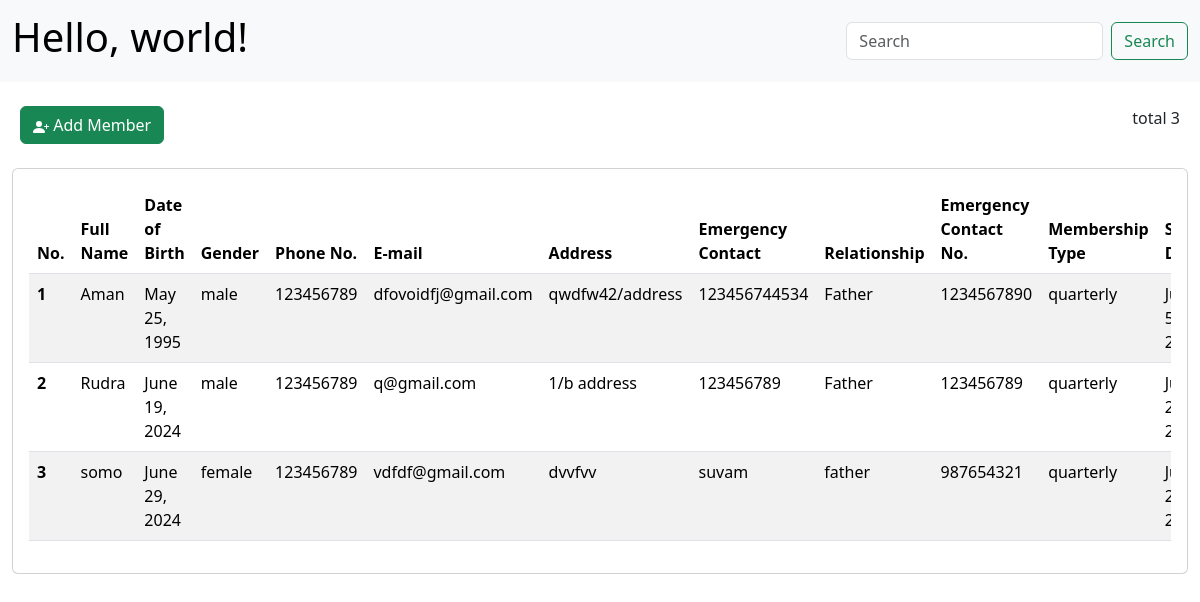
The app's page / (signed in), older data.
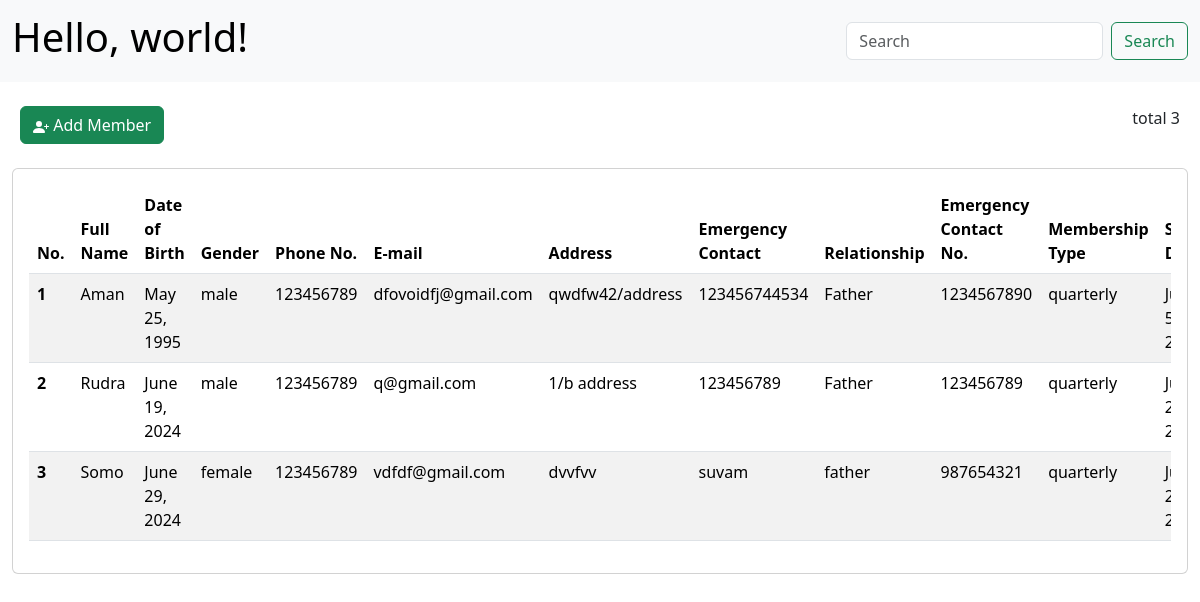
The same page, newer data.
### home/models.py (models this page shows, shortened)
class Admission(models.Model):
    user = models.ForeignKey(User, on_delete=models.CASCADE, default=get_default_user)
    profile_image=models.ImageField(null=True,blank=True,upload_to="images/")
    full_name = models.CharField(max_length=80)
    dob = models.DateField()
    gender = models.CharField(max_length=10)
    phone = models.CharField(max_length=15)
    email = models.EmailField()
    address = models.CharField(max_length=255)
    emergency_contact_name = models.CharField(max_length=80)
    relationship = models.CharField(max_length=20)
    emergency_contact_phone = models.CharField(max_length=15)
    medical_conditions = models.TextField(blank=True, null=True)
    allergies = models.TextField(blank=True, null=True)
    current_medications = models.TextField(blank=True, null=True)
    previous_injuries = models.TextField(blank=True, null=True)
    fitness_goals = models.TextField(blank=True, null=True)
    fitness_level = models.CharField(max_length=50)
    membership_type = models.CharField(max_length=50)
    start_date = models.DateField()
    payment_method = models.CharField(max_length=50)
    liability_waiver = models.BooleanField(default=False)
    terms_conditions = models.BooleanField(default=False)
    privacy_policy = models.BooleanField(default=False)
    marketing_consent = models.BooleanField(default=False)
    preferred_workout_times = models.CharField(blank=True, null=True,max_length=80)
    referred_by = models.CharField(max_length=50, blank=True, null=True)
    notes = models.TextField(blank=True, null=True)

### home/views.py (the view)
# urls.py: path("", views.index, name="home"),
def index(request):
    all_admissions = Admission.objects.filter(user=request.user)
    context = {
        "admissions": all_admissions
    }
    return render(request, "home.html", context)

### templates/home.html (shortened to what this page needs)
<!DOCTYPE html>
<html lang="en">
<head>
    <link
      href="https://cdn.jsdelivr.net/npm/bootstrap@5.3.3/dist/css/bootstrap.min.css"
      rel="stylesheet"
    />
</head>
<body>
    <div class="search_box pb-3">
        <nav class="navbar bg-body-tertiary">
            <div class="container-fluid">
                <a class="navbar-brand"><h1>Hello, world!</h1></a>
                <form method="GET" action="/search" class="d-flex" role="search">
                    <input
                      class="form-control me-2"
                      type="search"
                      placeholder="Search"
                      aria-label="Search"
                      name="search"
                      id="search"
                      required
                    />
                    <button class="btn btn-outline-success" type="submit">
                      Search
                    </button>
                </form>
            </div>
        </nav>
    </div>
    <div class="container-fluid">
        <div class="all_button">
            <div class="d-flex flex-row mb-3">
                <div class="p-2">
                    <a href="{% url 'member' %}" class="btn btn-success" role="button">
                            Add Member
                    </a>
                </div>
                <div class="ms-auto p-2">
                    total {{ admissions|length }}
                </div>
            </div>
        </div>
        <div class="card">
            <div class="card-body">
                <div class="table-responsive table-scrollable">
                    <table class="table table-striped">
                        <thead>
                            <tr>
                                <th scope="col">No.</th>
                                <th scope="col">Full Name</th>
                                <th scope="col">Date of Birth</th>
                                <th scope="col">Gender</th>
                                <th scope="col">Phone No.</th>
                                <th scope="col">E-mail</th>
                                <th scope="col">Address</th>
                                <th scope="col">Emergency Contact</th>
                                <th scope="col">Relationship</th>
                                <th scope="col">Emergency Contact No.</th>
                                <th scope="col">Membership Type</th>
                                <th scope="col">Start Date</th>
                            </tr>
                        </thead>
                        <tbody>
                            {% for admission in admissions %}
                                <tr>
                                    <th scope="row">{{ forloop.counter }}</th>
                                    <td><a href="{% url 'profile' admission.id %}">{{ admission.full_name }}</a></td>
                                    <td>{{ admission.dob }}</td>
                                    <td>{{ admission.gender }}</td>
                                    <td>{{ admission.phone }}</td>
                                    <td>{{ admission.email }}</td>
                                    <td>{{ admission.address }}</td>
                                    <td>{{ admission.emergency_contact_name }}</td>
                                    <td>{{ admission.relationship }}</td>
                                    <td>{{ admission.emergency_contact_phone }}</td>
                                    <td>{{ admission.membership_type }}</td>
                                    <td>{{ admission.start_date }}</td>
                                </tr>
                            {% endfor %}
                        </tbody>
                    </table>
                </div>
            </div>
        </div>
    </div>
</body>
</html>

### templates/home.html (style rules this page uses)
.table-scrollable { max-height: 400px; overflow-y: auto; }
a { text-decoration: none; color: black; }

Row changes from the older to the newer data that the page shows:
changed Admission "female": full_name "somo" → "Somo"
